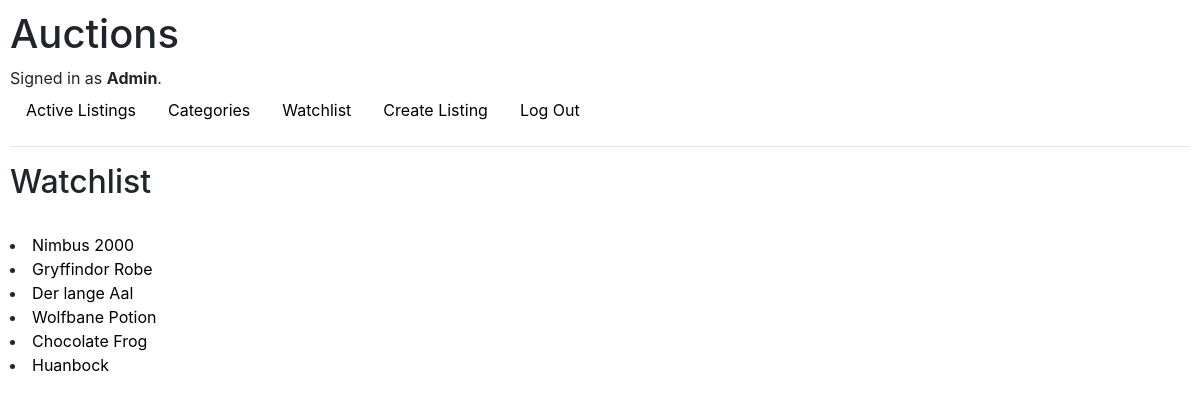
Before: /watchlist (signed in) with the older database file.
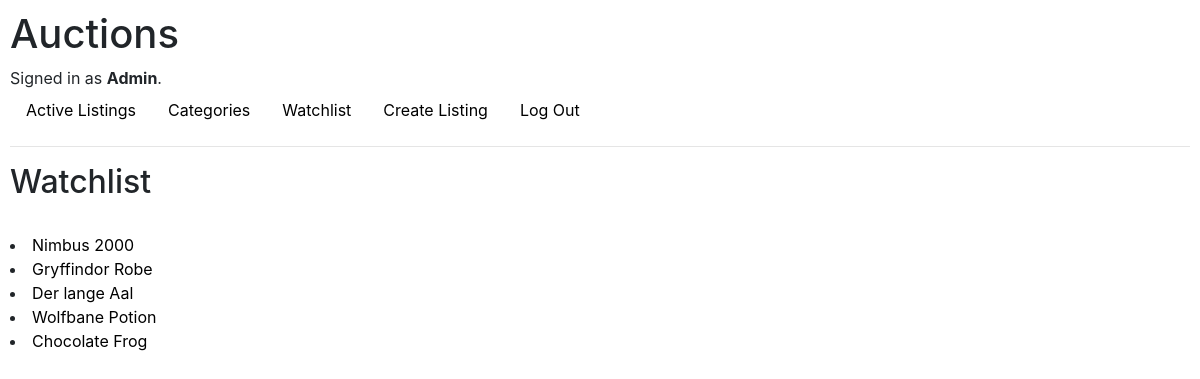
After: the same page with the newer database file.
### auctions/models.py (models this page shows, shortened)
class Listing(models.Model):
    owner = models.ForeignKey(User, on_delete=models.CASCADE, related_name="Listings")
    title = models.CharField(max_length=64)
    description = models.CharField(max_length=200)
    image = models.ImageField(upload_to="listing_images", blank=True)
    categories = models.ManyToManyField(Category, related_name="listings")
    starting_price = models.FloatField()
    watchlisted = models.ManyToManyField(User, related_name="watchlist", null=True, blank=True)
    creation_date_time = models.DateTimeField(auto_now_add=True)
    active = models.BooleanField()

### auctions/views.py (the view)
# urls.py: path("watchlist", views.watchlist, name="watchlist"),
def watchlist(request):
    noResults = False
    id = request.user.id
    listingObjects = Listing.objects.filter(active__exact = True).filter(watchlisted= id)
    listings = make_listing_touple(listingObjects)
    if len(listings) == 0:
        noResults = True
    return render(request, "auctions/watchlist.html", {
        "listings" : listings,
        "noResults" : noResults
    })

### auctions/views.py (called while the page is built)
def make_listing_touple(listingObjects):
    listings = []
    highestBid = None
    for listing in listingObjects.values():
        highestBid = get_highest_bid(listing)
        listings.append((listing, listing["title"].replace(" ", "_"), highestBid))
        highestBid = None
    return listings

def get_highest_bid(listing):
    amount = listing["starting_price"]
    highestBid = None
    for bid in Bid.objects.filter(listing=listing["id"]):
            try:
                if bid.amount > amount:
                    amount = bid.amount
                    highestBid = bid
            except IndexError:
                pass
    return highestBid

### auctions/templates/auctions/watchlist.html (shortened to what this page needs)
{% extends "auctions/layout.html" %}
{% block body %}
    <h2>Watchlist</h2>
    <br/>
    {% for listing in listings %}
        <li><a href="{% url 'listing' listing.1 %}"> {{ listing.0.title }}</a></li>
    {% endfor %}
{% endblock %}

Changed rows visible on the page:
removed Listing: title "Huanbock"
